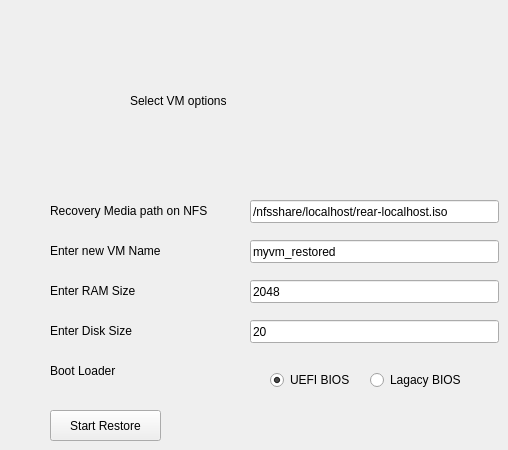
                   <widget class="QWidget" name="page_7">
                    <widget class="QLabel" name="label_14">
                     <property name="geometry">
                      <rect>
                       <x>130</x>
                       <y>80</y>
                       <width>261</width>
                       <height>41</height>
                      </rect>
                     </property>
                     <property name="frameShape">
                      <enum>QFrame::NoFrame</enum>
                     </property>
                     <property name="lineWidth">
                      <number>4</number>
                     </property>
                     <property name="midLineWidth">
                      <number>1</number>
                     </property>
                     <property name="text">
                      <string>Select VM options</string>
                     </property>
                     <property name="textFormat">
                      <enum>Qt::PlainText</enum>
                     </property>
                     <property name="wordWrap">
                      <bool>true</bool>
                     </property>
                    </widget>
                    <widget class="QLabel" name="label_16">
                     <property name="geometry">
                      <rect>
                       <x>50</x>
                       <y>200</y>
                       <width>171</width>
                       <height>21</height>
                      </rect>
                     </property>
                     <property name="frameShape">
                      <enum>QFrame::NoFrame</enum>
                     </property>
                     <property name="lineWidth">
                      <number>4</number>
                     </property>
                     <property name="midLineWidth">
                      <number>1</number>
                     </property>
                     <property name="text">
                      <string>Recovery Media path on NFS</string>
                     </property>
                     <property name="textFormat">
                      <enum>Qt::PlainText</enum>
                     </property>
                     <property name="wordWrap">
                      <bool>true</bool>
                     </property>
                    </widget>
                    <widget class="QLineEdit" name="inputIRecoverymedia">
                     <property name="geometry">
                      <rect>
                       <x>250</x>
                       <y>200</y>
                       <width>249</width>
                       <height>23</height>
                      </rect>
                     </property>
                     <property name="text">
                      <string>/nfsshare/localhost/rear-localhost.iso</string>
                     </property>
                     <property name="placeholderText">
                      <string>/nfsshare/localhost/rear-localhost.iso</string>
                     </property>
                    </widget>
                    <widget class="QPushButton" name="buttonStartRestore">
                     <property name="geometry">
                      <rect>
                       <x>50</x>
                       <y>410</y>
                       <width>111</width>
                       <height>31</height>
                      </rect>
                     </property>
                     <property name="text">
                      <string>Start Restore</string>
                     </property>
                     <property name="default">
                      <bool>false</bool>
                     </property>
                    </widget>
                    <widget class="QLabel" name="label_17">
                     <property name="geometry">
                      <rect>
                       <x>50</x>
                       <y>240</y>
                       <width>171</width>
                       <height>21</height>
                      </rect>
                     </property>
                     <property name="frameShape">
                      <enum>QFrame::NoFrame</enum>
                     </property>
                     <property name="lineWidth">
                      <number>4</number>
                     </property>
                     <property name="midLineWidth">
                      <number>1</number>
                     </property>
                     <property name="text">
                      <string>Enter new VM Name</string>
                     </property>
                     <property name="textFormat">
                      <enum>Qt::PlainText</enum>
                     </property>
                     <property name="wordWrap">
                      <bool>true</bool>
                     </property>
                    </widget>
                    <widget class="QLineEdit" name="inputIVmName">
                     <property name="geometry">
                      <rect>
                       <x>250</x>
                       <y>240</y>
                       <width>249</width>
                       <height>23</height>
                      </rect>
                     </property>
                     <property name="text">
                      <string>myvm_restored</string>
                     </property>
                     <property name="placeholderText">
                      <string>myvm_restored</string>
                     </property>
                    </widget>
                    <widget class="QLineEdit" name="inputIRamSize">
                     <property name="geometry">
                      <rect>
                       <x>250</x>
                       <y>280</y>
                       <width>249</width>
                       <height>23</height>
                      </rect>
                     </property>
                     <property name="text">
                      <string>2048</string>
                     </property>
                     <property name="placeholderText">
                      <string>2048</string>
                     </property>
                    </widget>
                    <widget class="QLabel" name="label_18">
                     <property name="geometry">
                      <rect>
                       <x>50</x>
                       <y>280</y>
                       <width>171</width>
                       <height>21</height>
                      </rect>
                     </property>
                     <property name="frameShape">
                      <enum>QFrame::NoFrame</enum>
                     </property>
                     <property name="lineWidth">
                      <number>4</number>
                     </property>
                     <property name="midLineWidth">
                      <number>1</number>
                     </property>
                     <property name="text">
                      <string>Enter RAM Size</string>
                     </property>
                     <property name="textFormat">
                      <enum>Qt::PlainText</enum>
                     </property>
                     <property name="wordWrap">
                      <bool>true</bool>
                     </property>
                    </widget>
                    <widget class="QLineEdit" name="inputIDiskSize">
                     <property name="geometry">
                      <rect>
                       <x>250</x>
                       <y>320</y>
                       <width>249</width>
                       <height>23</height>
                      </rect>
                     </property>
                     <property name="text">
                      <string>20</string>
                     </property>
                     <property name="placeholderText">
                      <string>20</string>
                     </property>
                    </widget>
                    <widget class="QLabel" name="label_19">
                     <property name="geometry">
                      <rect>
                       <x>50</x>
                       <y>320</y>
                       <width>171</width>
                       <height>21</height>
                      </rect>
                     </property>
                     <property name="frameShape">
                      <enum>QFrame::NoFrame</enum>
                     </property>
                     <property name="lineWidth">
                      <number>4</number>
                     </property>
                     <property name="midLineWidth">
                      <number>1</number>
                     </property>
                     <property name="text">
                      <string>Enter Disk Size</string>
                     </property>
                     <property name="textFormat">
                      <enum>Qt::PlainText</enum>
                     </property>
                     <property name="wordWrap">
                      <bool>true</bool>
                     </property>
                    </widget>
                    <widget class="QLabel" name="label_24">
                     <property name="geometry">
                      <rect>
                       <x>50</x>
                       <y>360</y>
                       <width>171</width>
                       <height>21</height>
                      </rect>
                     </property>
                     <property name="frameShape">
                      <enum>QFrame::NoFrame</enum>
                     </property>
                     <property name="lineWidth">
                      <number>4</number>
                     </property>
                     <property name="midLineWidth">
                      <number>1</number>
                     </property>
                     <property name="text">
                      <string>Boot Loader</string>
                     </property>
                     <property name="textFormat">
                      <enum>Qt::PlainText</enum>
                     </property>
                     <property name="wordWrap">
                      <bool>true</bool>
                     </property>
                    </widget>
                    <widget class="QRadioButton" name="bootloaderUEFI">
                     <property name="geometry">
                      <rect>
                       <x>270</x>
                       <y>370</y>
                       <width>89</width>
                       <height>20</height>
                      </rect>
                     </property>
                     <property name="text">
                      <string>UEFI BIOS</string>
                     </property>
                     <property name="checked">
                      <bool>true</bool>
                     </property>
                     <attribute name="buttonGroup">
                      <string notr="true">buttonGroupbootloader</string>
                     </attribute>
                    </widget>
                    <widget class="QRadioButton" name="bootloaderLagacy">
                     <property name="geometry">
                      <rect>
                       <x>370</x>
                       <y>370</y>
                       <width>101</width>
                       <height>20</height>
                      </rect>
                     </property>
                     <property name="text">
                      <string>Lagacy BIOS</string>
                     </property>
                     <attribute name="buttonGroup">
                      <string notr="true">buttonGroupbootloader</string>
                     </attribute>
                    </widget>
                   </widget>
